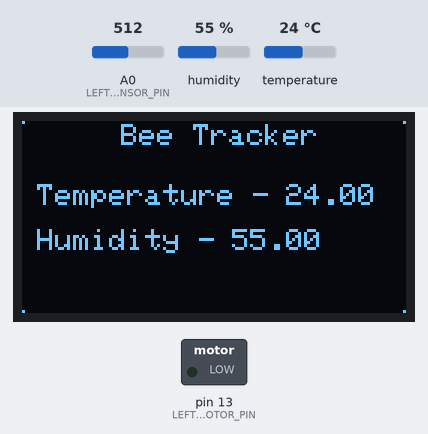
Simulated run of this sketch. Board: Arduino Uno, built with avr-gcc and run on an emulated ATmega328P. Parts: 128×64 one-colour display, switched loads named in the sketch (green lamp = pin HIGH). Inputs (shaded band) come from the test bench; at power-on: A0 (LEFT_SENSOR_PIN) = 512, humidity 55 %, temperature 24 °C. What the sketch prints to the serial monitor is not drawn.

Above: at 2.8 s.
2.9 s: A0 (LEFT_SENSOR_PIN) set to 481
At 5.0 s:
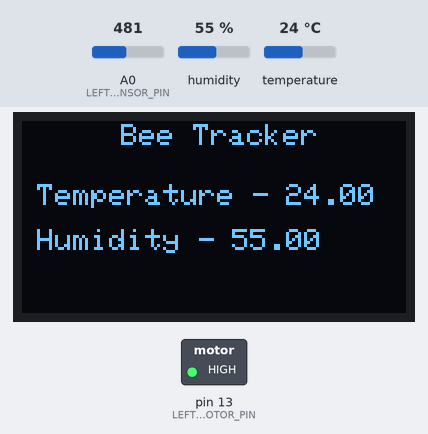
6.1 s: humidity set to 22 %
At 7.5 s:
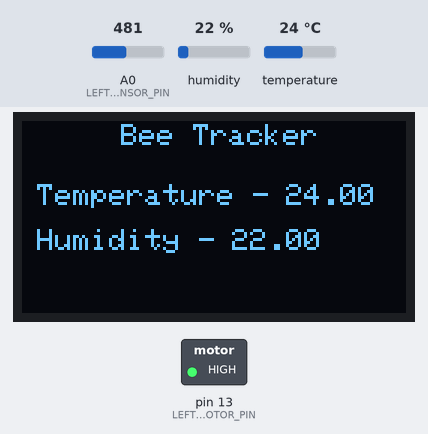
9.3 s: temperature set to 12 °C
At 11.2 s:
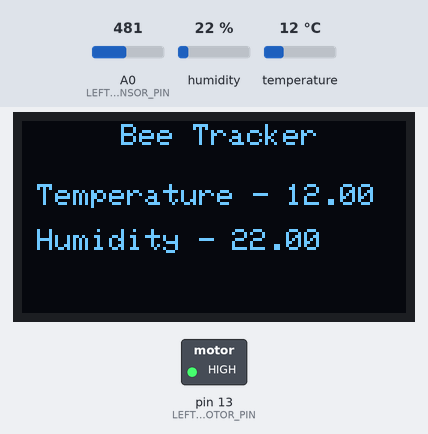
12.5 s: humidity set to 40 %
At 13.7 s:
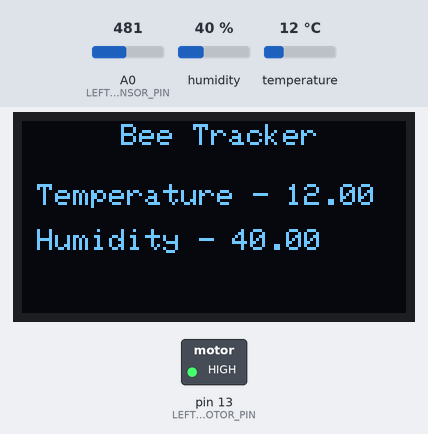
15.7 s: temperature set to 19 °C
18.9 s: A0 (LEFT_SENSOR_PIN) set to 510
At 19.9 s:
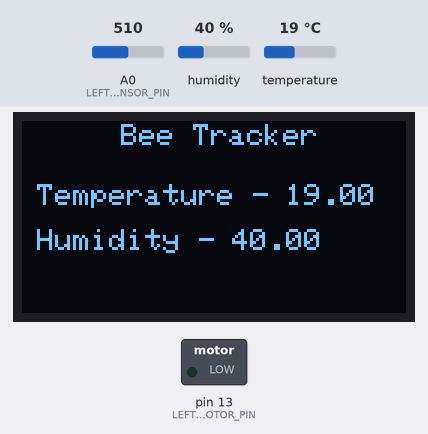
Timing chart, 0 to 21.9 s (numbered marks = the images above; inputs shaded):
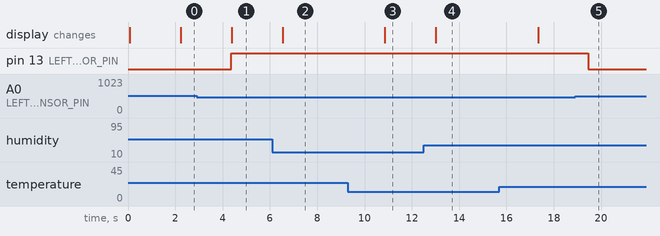

Measured:
- the behaviour switches between 500 and 499 on A0 (LEFT_SENSOR_PIN) (found by bisection; images 0 and 1)
- after the input at 2.9 s, pin 13 (LEFT_MOTOR_PIN): LOW → HIGH after 1.5 s
- after the input at 6.1 s, the display: changes after 0.45 s (image 2)
- after the input at 9.3 s, the display: changes after 1.6 s (image 3)
- after the input at 12.5 s, the display: changes after 0.52 s (image 4)
- after the input at 18.9 s, pin 13 (LEFT_MOTOR_PIN): HIGH → LOW after 0.56 s

The sketch:

mainV2.ino
```cpp
#include "DHT.h"

#define DHTPIN 2    // Digital pin connected to the DHT sensor

#define DHTTYPE DHT11   // DHT 11

// Initialize DHT sensor.
DHT dht(DHTPIN, DHTTYPE);


#include <Wire.h>
#include <Adafruit_SSD1306.h>
#include <Adafruit_GFX.h>
// OLED display TWI address
#define OLED_ADDR   0x3C
// Define pin connections


#define LEFT_SENSOR_PIN A0
#define LEFT_MOTOR_PIN 13
// Define sensor threshold values
#define SENSOR_THRESHOLD 500


Adafruit_SSD1306 display(-1);
#if (SSD1306_LCDHEIGHT != 64)
#error("Height incorrect, please fix Adafruit_SSD1306.h!");
#endif

void setup() {


  // Set motor pins as outputs
  pinMode(LEFT_MOTOR_PIN, OUTPUT);
  Serial.begin(9600);


  dht.begin();


  // initialize and clear display
  display.begin(SSD1306_SWITCHCAPVCC, OLED_ADDR);
  display.clearDisplay();
  display.display();

  // display a pixel in each corner of the screen
  display.drawPixel(0, 0, WHITE);
  display.drawPixel(127, 0, WHITE);
  display.drawPixel(0, 63, WHITE);
  display.drawPixel(127, 63, WHITE);

  // display a line of text
  display.setTextSize(1.5);
  display.setTextColor(WHITE);
  //display.setCursor(27,30);


  // update display with all of the above graphics
  display.display();
}

void loop() {


  // Wait a few seconds between measurements.
  delay(2000);

  // Reading temperature or humidity takes about 250 milliseconds!
  float h = dht.readHumidity();
  // Read temperature as Celsius (the default)
  float t = dht.readTemperature();
  // Read temperature as Fahrenheit (isFahrenheit = true)
  float f = dht.readTemperature(true);

  // Check if any reads failed and exit early (to try again).
  if (isnan(h) || isnan(t) || isnan(f)) {
    Serial.println(F("Failed to read from DHT sensor!"));
    return;
  }

  // Compute heat index in Fahrenheit (the default)
  float hif = dht.computeHeatIndex(f, h);
  // Compute heat index in Celsius (isFahreheit = false)
  float hic = dht.computeHeatIndex(t, h, false);


  // put your main code here, to run repeatedly:
  // Read sensor values
  int leftSensorValue = analogRead(LEFT_SENSOR_PIN);
  delay(100);
  Serial.println(leftSensorValue);
  if (leftSensorValue < SENSOR_THRESHOLD) {
    // Turn left
    digitalWrite(LEFT_MOTOR_PIN, HIGH);
  }
  else {
    // No line detected, stop
    digitalWrite(LEFT_MOTOR_PIN, LOW);
  }

  display.setTextSize(1.5);
  display.setTextColor(WHITE);
  //display.setCursor(5,46);
  //display.print( leftSensorValue );

  display.setCursor(27,1);
  display.print(" Bee Tracker ");
  display.setCursor(5,21);
  display.print("Temperature -     " );
  display.setCursor(5,36);
  display.print("Humidity -     " );
  display.setCursor(70,36);
  display.print( h );
  display.setCursor(88,21);
  display.print(t );
  display.display();
  display.clearDisplay();


}
```
